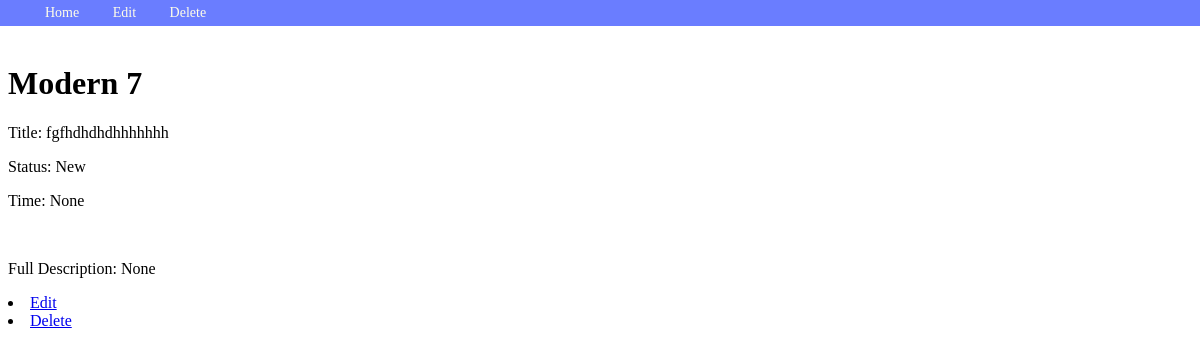
/modern/7/, run on the app's committed database.
### webapp/models.py (models this page shows, shortened)
class Modern(models.Model):
    title = models.TextField(max_length=3000, null=False, blank=False)
    status = models.CharField(max_length=100, null=False, blank=False, default='New')
    time = models.DateField(null=True, blank=True)
    text_f = models.TextField(max_length=5000, null=True, blank=True)
    class Meta:
        db_table = 'modern'
        verbose_name = 'Задача'
        verbose_name_plural = 'Задачи'

### webapp/views.py (the view)
# urls.py: path('modern/<int:pk>/', modern_view, name='view'),
def modern_view(request, pk):
    try:
        modern = Modern.objects.get(pk=pk)
    except Modern.DoesNotExist:
        raise Http404
    return render(request, 'modern_view.html', context={'modern': modern})

### webapp/templates/modern_view.html (shortened to what this page needs)
{% extends 'base.html' %}
    {% block content %}
    <a href="{% url 'home' %}">view modern list</a>
    <br>
    <br>
    <h1>Modern {{ modern.id }}</h1>
    <p>Title: {{ modern.title }}</p>
    <p>Status: {{ modern.status }}</p>
    <p>Time: {{ modern.time }}</p>
    <br>
    <p>Full Description: {{ modern.text_f }}</p>
    {% block menu %}
    <li><a href="{% url 'modern_update' modern.pk %}">Edit</a></li>
    <li><a href="{% url 'modern_delete' modern.pk %}">Delete</a></li>
    {% endblock %}
    {% endblock %}

### webapp/static/css/nav.css (style rules this page uses)
body { ... margin-top: 40px; }
.menu li { display: inline-block; }
.menu a { display: inline-block; text-decoration: none; color: inherit; padding: 5px 15px; }

### data on the page
Modern: id "7", title "fgfhdhdhdhhhhhhh", status "New", time "None", text_f "None"
